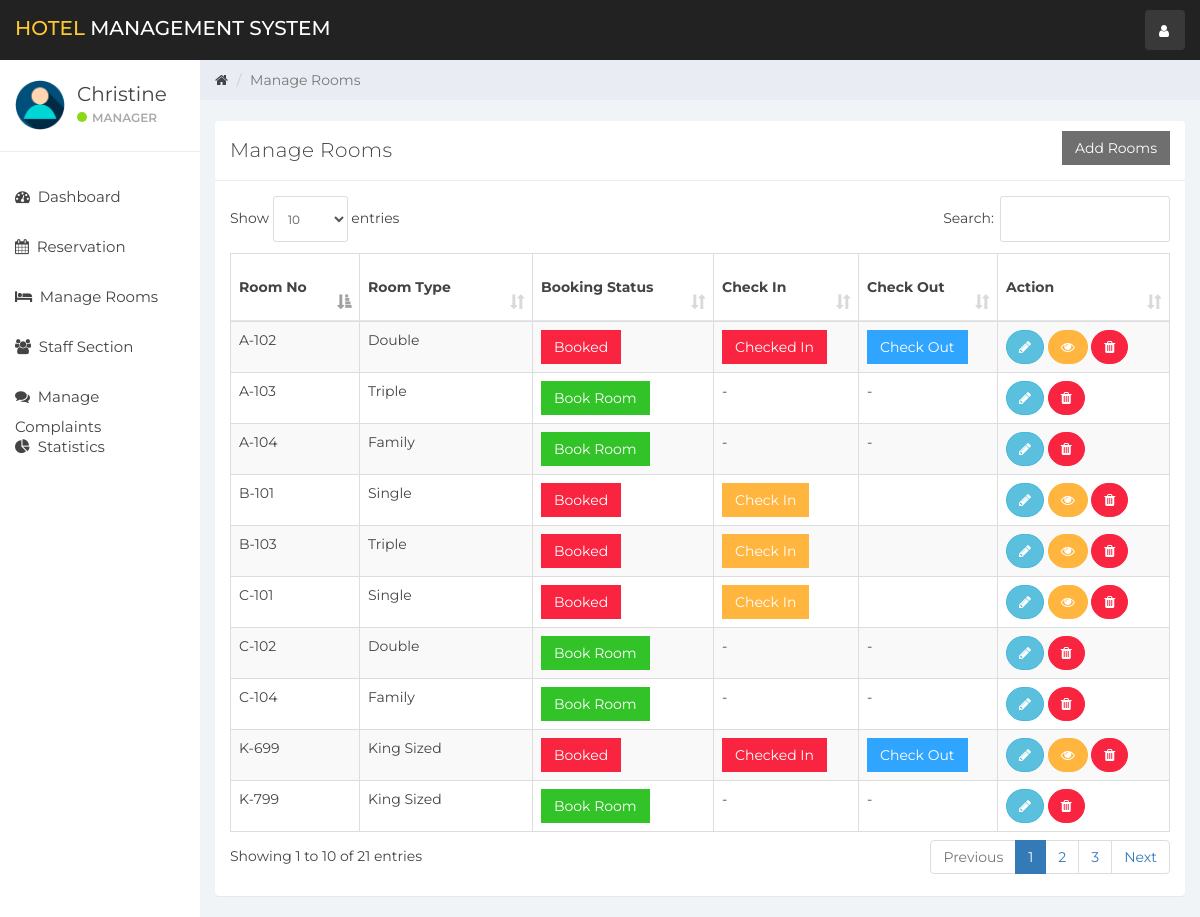
The app's page / (signed in) with its own data.
### tables this page shows
CREATE TABLE `user` (
  `id` int(11) NOT NULL,
  `name` varchar(100) NOT NULL,
  `username` varchar(15) NOT NULL,
  `email` varchar(100) NOT NULL,
  `password` varchar(100) NOT NULL,
  `created_at` timestamp NOT NULL DEFAULT CURRENT_TIMESTAMP
);

CREATE TABLE `room` (
  `room_id` int(10) NOT NULL,
  `room_type_id` int(10) NOT NULL,
  `room_no` varchar(10) NOT NULL,
  `status` tinyint(1) DEFAULT NULL,
  `check_in_status` tinyint(1) NOT NULL,
  `check_out_status` tinyint(1) NOT NULL,
  `deleteStatus` tinyint(1) DEFAULT '0'
);

CREATE TABLE `room_type` (
  `room_type_id` int(10) NOT NULL,
  `room_type` varchar(100) NOT NULL,
  `price` int(10) NOT NULL,
  `max_person` int(10) NOT NULL
);

### room_mang.php (the view, shortened to what this page needs)
<div class="col-sm-9 col-sm-offset-3 col-lg-10 col-lg-offset-2 main">
    <div class="row">
        <ol class="breadcrumb">
            <li><a href="#">
                    <em class="fa fa-home"></em>
                </a></li>
            <li class="active">Manage Rooms</li>
        </ol>
    </div>
    <br>
    <div class="row">
        <div class="col-lg-12">
        </div>
    </div>
    <div class="row">
        <div class="col-lg-12">
            <div class="panel panel-default">
                <div class="panel-heading">Manage Rooms
                    <button class="btn btn-secondary pull-right" style="border-radius:0%" data-toggle="modal" data-target="#addRoom">Add Rooms</button>
                </div>
                <div class="panel-body">
                    <table class="table table-striped table-bordered table-responsive" cellspacing="0" width="100%"
                           id="rooms">
                        <thead>
                        <tr>
                            <th>Room No</th>
                            <th>Room Type</th>
                            <th>Booking Status</th>
                            <th>Check In</th>
                            <th>Check Out</th>
                            <th>Action</th>
                        </tr>
                        </thead>
                        <tbody>
                        <?php
                        $room_query = "SELECT * FROM room NATURAL JOIN room_type WHERE deleteStatus = 0";
                        $rooms_result = mysqli_query($connection, $room_query);
                        if (mysqli_num_rows($rooms_result) > 0) {
                            while ($rooms = mysqli_fetch_assoc($rooms_result)) { ?>
                                <tr>
                                    <td><?php echo $rooms['room_no'] ?></td>
                                    <td><?php echo $rooms['room_type'] ?></td>
                                    <td>
                                        <?php
                                        if ($rooms['status'] == 0) {
                                            echo '<a href="index.php?reservation&room_id=' . $rooms['room_id'] . '&room_type_id=' . $rooms['room_type_id'] . '" class="btn btn-success" style="border-radius:0%">Book Room</a>';
                                        } else {
                                            echo '<a href="#" class="btn btn-danger" style="border-radius:0%">Booked</a>';
                                        }
                                        ?>
                                    <td>
                                        <?php
                                        if ($rooms['status'] == 1 && $rooms['check_in_status'] == 0) {
                                            echo '<button class="btn btn-warning" id="checkInRoom"  data-id="' . $rooms['room_id'] . '" data-toggle="modal" style="border-radius:0%" data-target="#checkIn">Check In</button>';
                                        } elseif ($rooms['status'] == 0) {
                                            echo '-';
                                        } else {
                                            echo '<a href="#" class="btn btn-danger" style="border-radius:0%">Checked In</a>';
                                        }
                                        ?>
                                    </td>
                                    <td>
                                        <?php
                                        if ($rooms['status'] == 1 && $rooms['check_in_status'] == 1) {
                                            echo '<button class="btn btn-primary" style="border-radius:0%" id="checkOutRoom" data-id="' . $rooms['room_id'] . '">Check Out</button>';
                                        } elseif ($rooms['status'] == 0) {
                                            echo '-';
                                        }
                                        ?>
                                    </td>
                                    <td>
                                        <button title="Edit Room Information" style="border-radius:60px;" data-toggle="modal"
                                                data-target="#editRoom" data-id="<?php echo $rooms['room_id']; ?>"
                                                id="roomEdit" class="btn btn-info"><i class="fa fa-pencil"></i></button>
                                        <?php
                                        if ($rooms['status'] == 1) {
                                            echo '<button title="Customer Information" data-toggle="modal" data-target="#cutomerDetailsModal" data-id="' . $rooms['room_id'] . '" id="cutomerDetails" class="btn btn-warning" style="border-radius:60px;"><i class="fa fa-eye"></i></button>';
                                        }
                                        ?>
                                        <a href="ajax.php?delete_room=<?php echo $rooms['room_id']; ?>"
                                           class="btn btn-danger" style="border-radius:60px;" onclick="return confirm('Are you Sure?')"><i
                                                    class="fa fa-trash" alt="delete"></i></a>
                                    </td>
                                </tr>
                            <?php }
                        } else {
                            echo "No Rooms";
                        }
                        ?>
                        </tbody>
                    </table>
                </div>
            </div>
        </div>
    </div>
</div>

### header.php (shortened to what this page needs)
<!DOCTYPE html>
<html>
<head>
    <link href="css/bootstrap.min.css" rel="stylesheet">
    <link href="css/font-awesome.min.css" rel="stylesheet">
    <link href="css/datepicker3.css" rel="stylesheet">
    <link href="css/dataTables.bootstrap.min.css" rel="stylesheet">
    <link href="css/styles.css" rel="stylesheet">
</head>
<body>
<nav class="navbar navbar-custom navbar-fixed-top" role="navigation">
    <div class="container-fluid">
        <div class="navbar-header">
            <a class="navbar-brand" href="index.php?dashboard"><span>Hotel </span>Management System</a>
            <ul class="nav navbar-top-links navbar-right">
                <li class="dropdown"><a class="dropdown-toggle count-info" data-toggle="dropdown" href="#">
                        <em class="fa fa-user"></em>
                    </a>
                </li>
            </ul>
        </div>
    </div>
</nav>

### sidebar.php (shortened to what this page needs)
<div id="sidebar-collapse" class="col-sm-3 col-lg-2 sidebar">
    <div class="profile-sidebar">
        <div class="profile-userpic">
            <img src="img/user.png" class="img-responsive" alt="">
        </div>
        <div class="profile-usertitle">
            <div class="profile-usertitle-name"><?php echo $user['name'];?></div>
            <div class="profile-usertitle-status"><span class="indicator label-success"></span>Manager</div>
        </div>
    </div>
    <ul class="nav menu">
    <?php
        if (isset($_GET['dashboard'])){ ?>
            <li class="active">
                <a href="index.php?dashboard"><em class="fa fa-dashboard">&nbsp;</em>
                    Dashboard
                </a>
            </li>
        <?php } else{?>
            <li>
                <a href="index.php?dashboard"><em class="fa fa-dashboard">&nbsp;</em>
                    Dashboard
                </a>
            </li>
        <?php }
        if (isset($_GET['reservation'])){ ?>
            <li class="active">
            <a href="index.php?reservation"><em class="fa fa-calendar">&nbsp;</em>
                    Reservation
                </a>
            </li>
        <?php } else{?>
            <li>
            <a href="index.php?reservation"><em class="fa fa-calendar">&nbsp;</em>
                    Reservation
                </a>
            </li>
        <?php }
        if (isset($_GET['room_mang'])){ ?>
            <li class="active">
                <a href="index.php?room_mang"><em class="fa fa-bed">&nbsp;</em>
                    Manage Rooms
                </a>
            </li>
        <?php } else{?>
            <li>
            <a href="index.php?room_mang"><em class="fa fa-bed">&nbsp;</em>
                    Manage Rooms
                </a>
            </li>
        <?php }
        if (isset($_GET['staff_mang'])){ ?>
            <li class="active">
                <a href="index.php?staff_mang"><em class="fa fa-users">&nbsp;</em>
                    Staff Section
                </a>
            </li>
        <?php } else{?>
            <li>
                <a href="index.php?staff_mang"><em class="fa fa-users">&nbsp;</em>
                    Staff Section
                </a>
            </li>
        <?php }
        if (isset($_GET['complain'])){ ?>
            <li class="active">
                <a href="index.php?complain"><em class="fa fa-comments">&nbsp;</em>
                    Manage Complaints
                </a>
            </li>
        <?php } else{?>
            <li>
                <a href="index.php?complain"><em class="fa fa-comments">&nbsp;</em>
                    Manage Complaints
                </a>
            </li>
        <?php }
        ?>
        <?php
        if (isset($_GET['statistics'])){ ?>
            <li class="active">
                <a href="index.php?statistics"><em class="fa fa-pie-chart">&nbsp;</em>
                    Statistics
                </a>
            </li>
        <?php } else{?>
        <li>
            <a href="index.php?statistics"><em class="fa fa-pie-chart">&nbsp;</em>
                Statistics
            </a>
        </li>
<?php }?>
    </ul>
</div>

### index.php (shortened to what this page needs)
<?php
include_once "db.php";
if (isset($_SESSION['user_id'])){
    $user_id = $_SESSION['user_id'];
    $userQuery = "SELECT * FROM user WHERE id = '$user_id'";
    $result = mysqli_query($connection, $userQuery);
    $user = mysqli_fetch_assoc($result);
}else{
    header('Location:login.php');
}
include_once "header.php";
include_once "sidebar.php";
if (isset($_GET['room_mang'])){
    include_once "room_mang.php";
}
elseif (isset($_GET['dashboard'])){
    include_once "dashboard.php";
}
elseif (isset($_GET['reservation'])){
    include_once "reservation.php";
}
elseif (isset($_GET['staff_mang'])){
    include_once "staff_mang.php";
}
elseif (isset($_GET['add_emp'])){
    include_once "add_emp.php";
}
elseif (isset($_GET['complain'])){
    include_once "complain.php";
}
elseif (isset($_GET['statistics'])){
    include_once "statistics.php";
}
elseif (isset($_GET['emp_history'])){
    include_once "emp_history.php";
}
else{
    include_once "room_mang.php";
}
include_once "footer.php";

### footer.php (shortened to what this page needs)
</body>
</html>

### records on screen
user: name "Christine"
room: room_no "A-102", room_type.room_type "Double", status "Booked"
room: room_no "A-103", room_type.room_type "Triple"
room: room_no "A-104", room_type.room_type "Family"
room: room_no "B-101", room_type.room_type "Single", status "Booked"
room: room_no "B-103", room_type.room_type "Triple", status "Booked"
room: room_no "C-101", room_type.room_type "Single", status "Booked"
room: room_no "C-102", room_type.room_type "Double"
room: room_no "C-104", room_type.room_type "Family"
room: room_no "K-699", room_type.room_type "King Sized", status "Booked"
room: room_no "K-799", room_type.room_type "King Sized"
